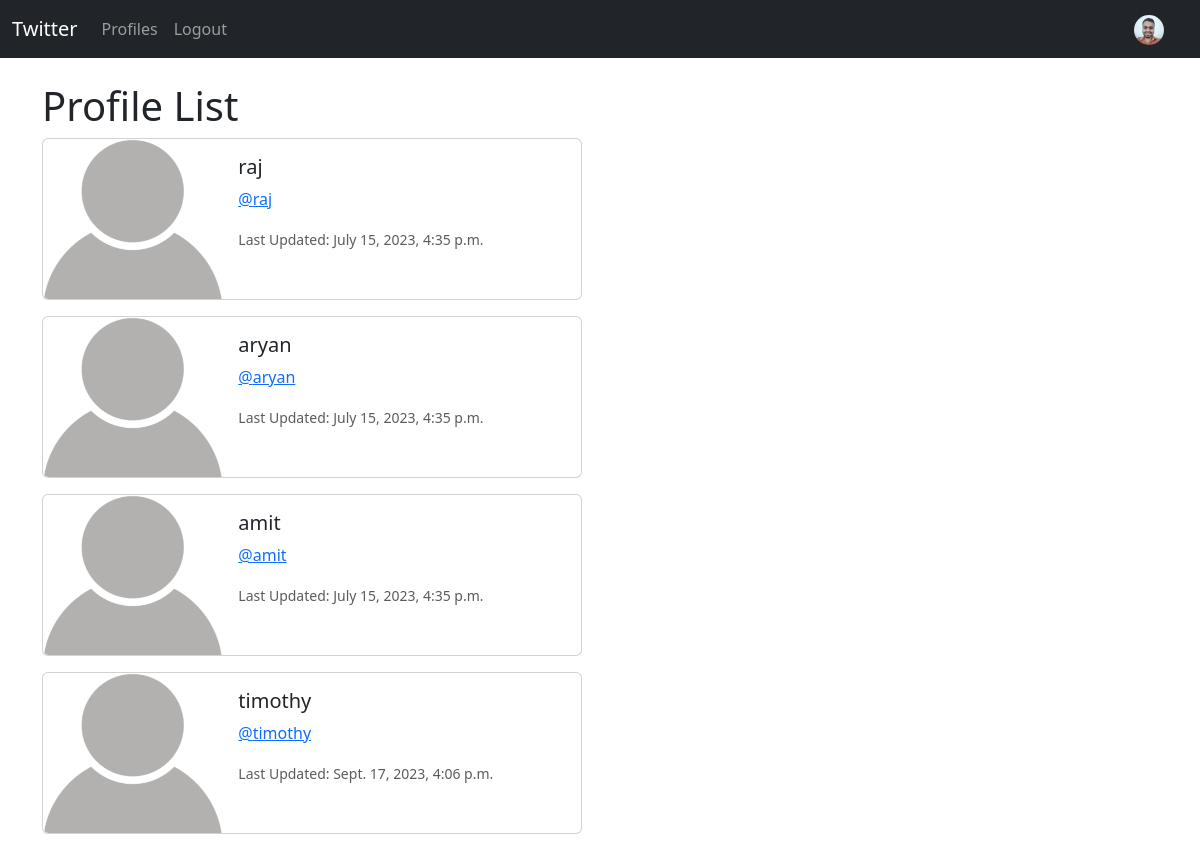
Screenshot of /profile_list/ (signed in) with the database file from the repository.
### twitterapp/models.py (models this page shows, shortened)
class Profile(models.Model):
    user = models.OneToOneField(User, on_delete=models.CASCADE)
    follows = models.ManyToManyField("self", related_name="followed_by", symmetrical=False, blank=True)
    date_modified = models.DateTimeField(User, auto_now=True)
    profile_image = models.ImageField(null=True, blank=True, upload_to="images/")

### twitterapp/views.py (the view)
# urls.py: path('profile_list/', views.profile_list, name='profile_list'),
def profile_list(request):
    if request.user.is_authenticated:
        profiles = Profile.objects.exclude(user=request.user)
        return render(request, 'profile_list.html', {"profiles":profiles})
    messages.success(request, ("You must be logged in to view this page!!!"))
    return redirect('home')

### twitterapp/templates/profile_list.html
{% extends 'base.html' %}
{% load static %}
{% block content %}
<h1>Profile List</h1>
{% for profile in profiles %}
<div class="card mb-3" style="max-width: 540px;">
    <div class="row g-0">
        <div class="col-md-4">
            {% if profile.profile_image %}
            <img src="{{ profile.profile_image.url }}" class="img-fluid rounded-start">
            {% else %}
            <img src="{% static 'images/default_profile_pic.png' %}" class="img-fluid rounded-start" alt="Profile Pictire">
            {% endif %}
        </div>
        <div class="col-md-8">
            <div class="card-body">
                <h5 class="card-title">{{ profile.user.username }}</h5>
                <p class="card-text"><a href="{% url 'profile' profile.user.id %}">@{{ profile.user.username|lower }}</a></p>
                <p class="card-text"><small class="text-body-secondary">Last Updated: {{ profile.date_modified }}</small></p>
            </div>
        </div>
    </div>
</div>
{% endfor %}
{% endblock %}

### twitterapp/templates/base.html (shortened to what this page needs)
<!doctype html>
<html lang="en">
  <head>
    <link href="https://cdn.jsdelivr.net/npm/bootstrap@5.3.0/dist/css/bootstrap.min.css" rel="stylesheet">
  </head>
  <body>
    {% include 'navbar.html' %}
    <br>
    <div class="container">
        {% block content %}
        {% endblock %}
    </div>
  </body>
</html>

### twitterapp/templates/navbar.html (shortened to what this page needs)
{% load static %}
<nav class="navbar navbar-expand-lg bg-dark navbar-dark">
    <div class="container-fluid">
        <a class="navbar-brand" href="{% url 'home' %}">Twitter</a>
        <div class="collapse navbar-collapse" id="navbarSupportedContent">
            <ul class="navbar-nav me-auto mb-2 mb-lg-0">
                <li class="nav-item">
                    <a class="nav-link" href="{% url 'profile_list' %}">Profiles</a>
                </li>
                {% if user.is_authenticated %}
                <li class="nav-item">
                    <a class="nav-link" href="{% url 'logout' %}">Logout</a>
                </li>
                {% endif %}
            </ul>
            {% if user.is_authenticated %}
            <ul class="navbar-nav ml-auto">
                <li class="nav-link navbar-brand">
                    <a href="{% url 'profile' request.user.id %}">
                        {% if user.profile.profile_image %}
                        <img src="{{ user.profile.profile_image.url }}" class="rounded-circle" width="30">
                        {% else %}
                        <img src="{% static 'images/default_profile_pic.png' %}" class="rounded-circle" width="30" alt="Profile Pictire">
                        {% endif %}
                    </a>
                </li>
            </ul>
            {% endif %}
        </div>
    </div>
</nav>

### rows the page displays
Profile: user.username "raj", date_modified "July 15, 2023, 4:35 p.m."
Profile: user.username "aryan", date_modified "July 15, 2023, 4:35 p.m."
Profile: user.username "amit", date_modified "July 15, 2023, 4:35 p.m."
Profile: user.username "timothy", date_modified "Sept. 17, 2023, 4:06 p.m."
